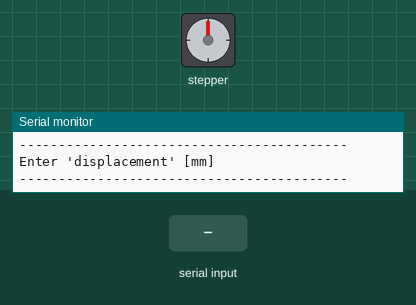
Simulated run of this sketch. Board: Arduino Uno, built with avr-gcc and run on an emulated ATmega328P. On the bench: stepper motor, the last lines printed to the serial monitor. Inputs (shaded band) come from the test bench. Stepper angles assume 200 steps per turn.

Above: at 1.2 s.
1.3 s: "90,45\n" received over Serial
At 1.48 s:
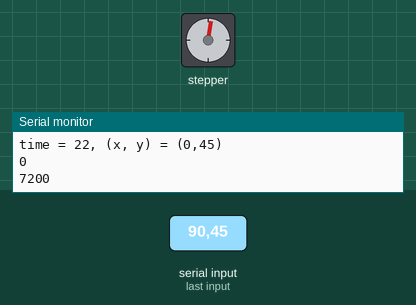
At 2.11 s:
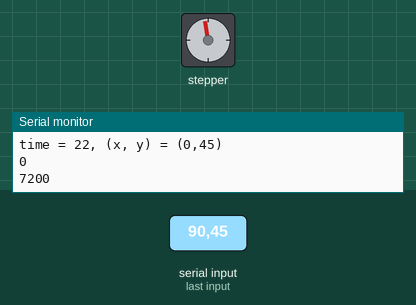
Timing chart, 0 to 16.3 s (numbered marks = the images above; inputs shaded):
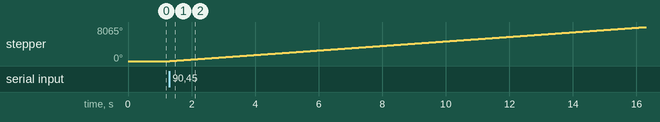

Measured:
- after the input at 1.3 s, stepper: keeps turning clockwise at about 538°/s, starting at once

The sketch:

motionstage-simple.ino
```cpp
#include <AccelStepper.h>
#include <MultiStepper.h>

// Function: Print Position (Inline Function)
// Description: Print the Input Coordinate
// Input: x coordinate (int), y coordinate (int)
// Output: N/A
inline void printPosition(int t, int x, int y) {
    char msg[20];
    sprintf(msg, "time = %d, (x, y) = (%d,%d)", t, x, y);
    Serial.println(msg);
}

// Initialize the two steppers
const int xPulPin = 6;
const int xDirPin = 7;
const int yPulPin = 4;
const int yDirPin = 5;
AccelStepper xStepper(AccelStepper::DRIVER, xPulPin, xDirPin);
AccelStepper yStepper(AccelStepper::DRIVER, yPulPin, yDirPin);

// Create a MultiStepper Group
MultiStepper steppers;

// Record coordinate
long positions[2] = {0,0};

// Record Speed & Time
float speed = 0;
float mmspeed = 0;
float time = 0;
float curx = 0;
float cury = 0;
void setup() {
    // Initialize the Serial Port
    Serial.begin(9600);

    // Add the two steppers to the MultiStpper Group to manage
    steppers.addStepper(xStepper);
    steppers.addStepper(yStepper);

    Serial.println("------------------------------------------");
    Serial.println("Enter 'displacement' [mm]");
    Serial.println("------------------------------------------");
}

void loop() {
  while (Serial.available() > 0) {
    Serial.println(cury);
    // Parse the user input coordinate
    // time = Serial.parseFloat();

    // positions[0] = round(Serial.parseFloat()*160);
    positions[0] = 0;
    positions[1] = round(Serial.parseFloat());

    // Check the maximum distance
    int maxDist = abs(positions[1] - cury);

    // Compute the velocity by the designated time duration
    mmspeed = 2;//80;
    time = maxDist / mmspeed;
    speed = maxDist*160 / time;
    Serial.println(speed);
    // curx = positions[0];
    cury = positions[1];
    // Print the User Input
    printPosition(time, positions[0], positions[1]);
    positions[1] = positions[1]*160;

    // Configure each stepper
    xStepper.setMaxSpeed(round(speed));
    yStepper.setMaxSpeed(round(speed));
    // Set the destinations for the steppers
    // positions[0] *= -1; // change to pos if want to reverse xy directions
    for(int i = 0; i < 2; i++){
      Serial.println(positions[i]);
    }
    steppers.moveTo(positions);
    // Blocks until all are in position
    steppers.runSpeedToPosition();
    while (Serial.available() > 0) Serial.read();
    // Delay to stablize
    delay(1000);
  }
}
```
